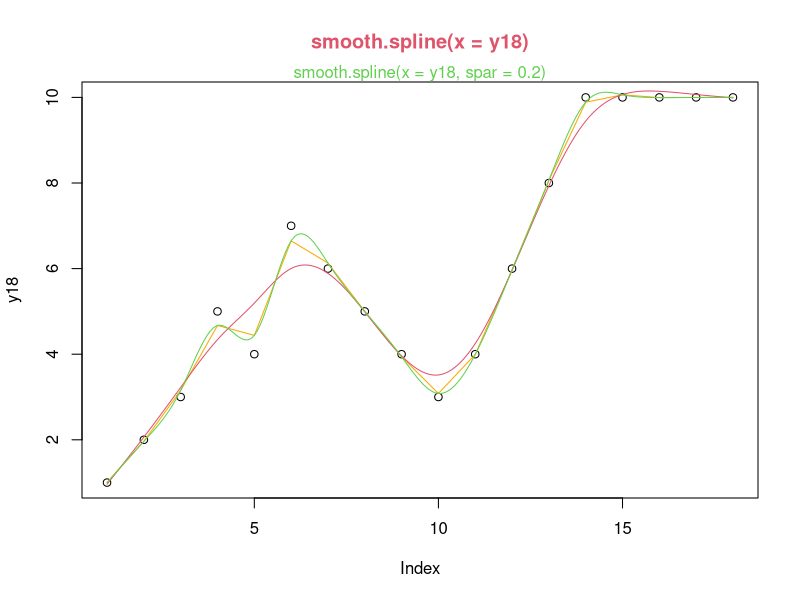
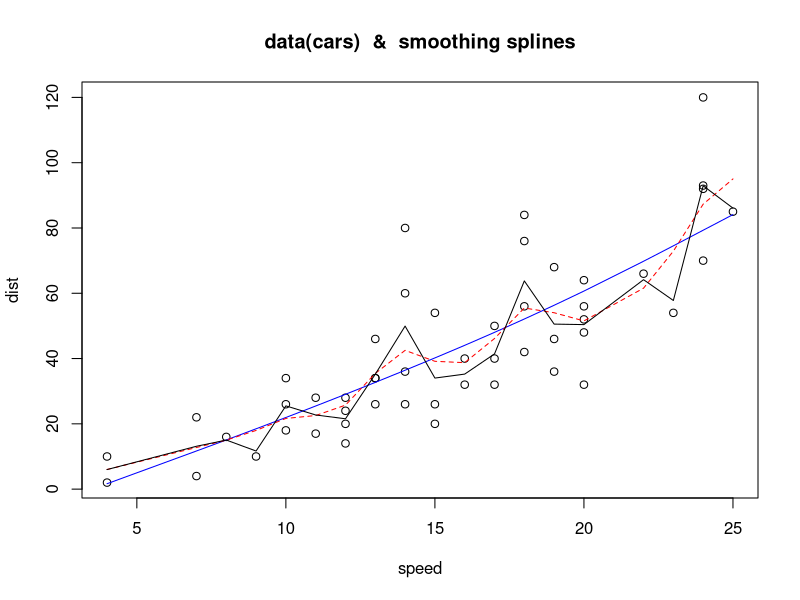

Source code (R) for these figures, in order:
# Example 1
# library(modreg)
y18 <- c(1:3,5,4,7:3,2*(2:5),rep(10,4))
xx  <- seq(1,length(y18), len=201)
(s2  <- smooth.spline(y18)) # GCV
(s02 <- smooth.spline(y18, spar = 0.2))
plot(y18, main=deparse(s2$call), col.main=2)  
lines(s02, col = "orange"); 
lines(predict(s2, xx), col = 2)
lines(predict(s02, xx), col = 3); 
mtext(deparse(s02$call), col = 3)


# Example 2
data(cars)  ## N=50, n (# of distinct x) =19
attach(cars)
plot(speed, dist, main = "data(cars)  &  smoothing splines")
cars.spl <- smooth.spline(speed, dist)
cars.spl2 <- smooth.spline(speed, dist, df=10)

lines(cars.spl, col = "blue")
lines(cars.spl2, lty=2, col = "red")
lines(smooth.spline(cars, spar=0.1))  
## spar: smoothing parameter (alpha) in (0,1]
detach()

summary(smooth.spline(cars, spar=0.1))
s1=smooth.spline(cars, spar=0.1)
